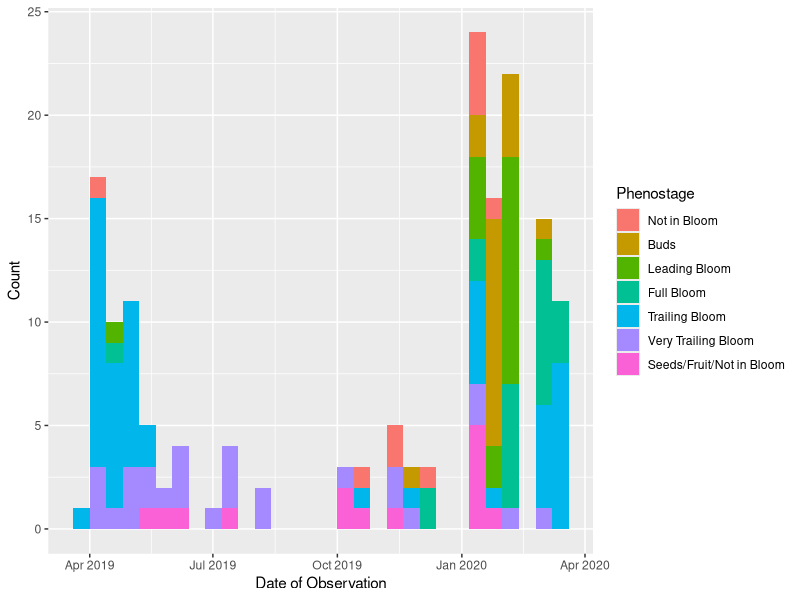
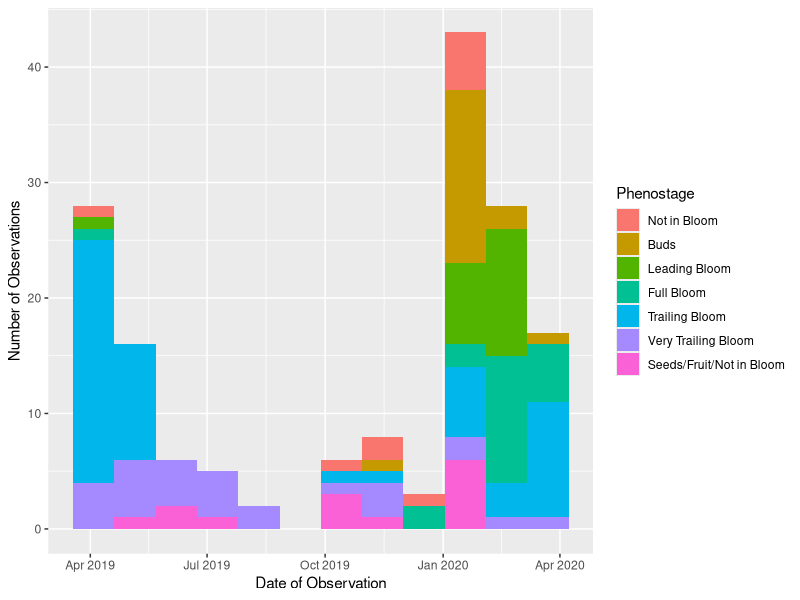
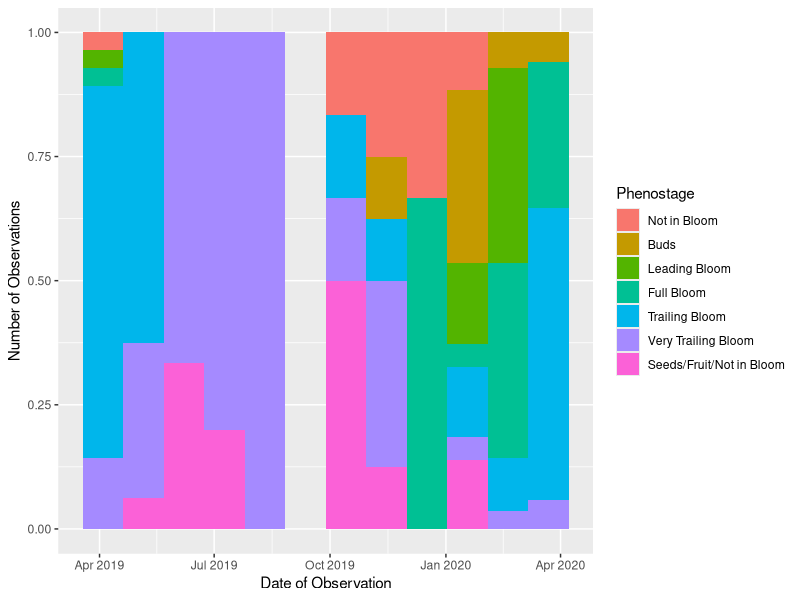
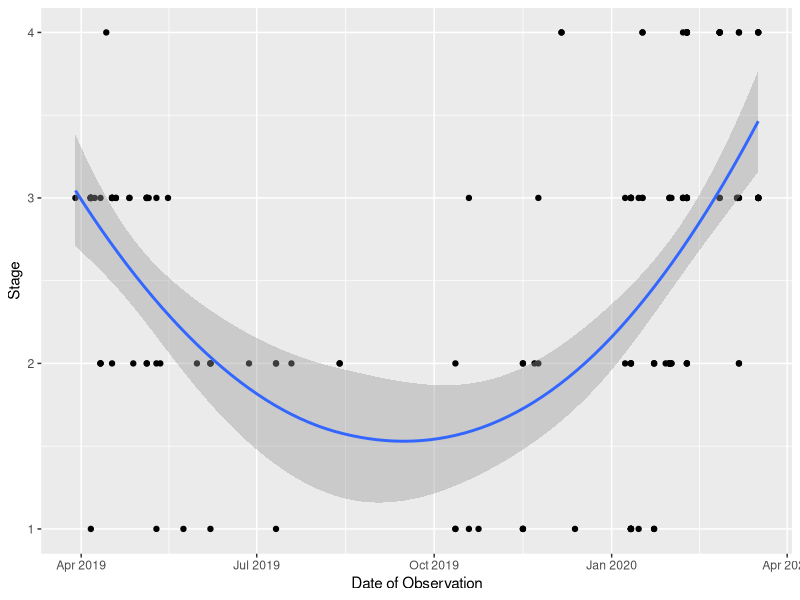
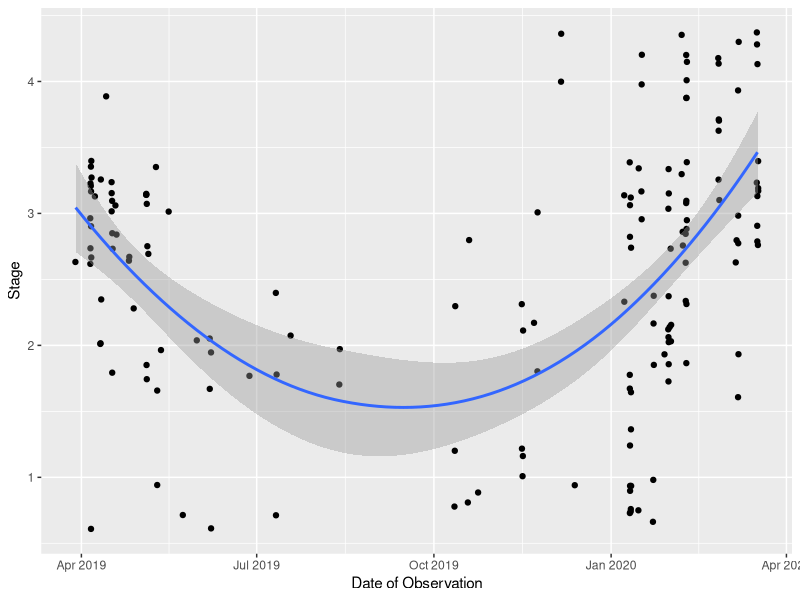
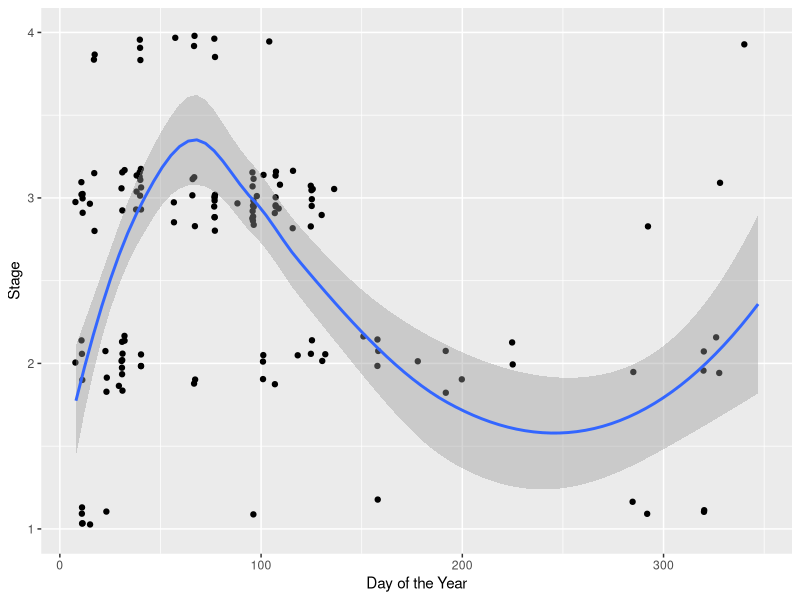

Here is the R script that generated these plots, in order:
## ---- chunk 1
bush1 <- read.csv("Encelia californica.csv")
library(zoo)
library(ggplot2)
library(lubridate)
#setting up the date columns to function correctly
bush1$day <- as.Date(bush1$Date, "%m/%d/%y")
bush1$doy <- yday(bush1$day)
#need to remove data that hasn't been asssed or after 2/4 entrily 
bush<- subset(bush1, bush1$day <"2020-04-19")
## ---- chunk 2
bush$parabola<- bush$Phenostage
bush$parabola<-as.character(bush$parabola)
bush$parabola[bush$parabola=="7"] <- "1"
bush$parabola[bush$parabola=="6"]<-"2"
bush$parabola[bush$parabola=="5"]<-"3"
bush$parabola<- as.numeric(bush$parabola)


bush$Phenostage <- as.factor(bush$Phenostage)
hist1_bush<-ggplot(data=bush, aes(x=day, fill=Phenostage)) +
  geom_histogram(position = "stack")
hist1_bush+
  ylab("Count")+
  xlab("Date of Observation") +
  scale_fill_discrete(name="Phenostage",
                         breaks=c("1", "2", "3","4","5","6","7"),
                         labels=c("Not in Bloom", "Buds", 
                                  "Leading Bloom", "Full Bloom",
                                  "Trailing Bloom", "Very Trailing Bloom", "Seeds/Fruit/Not in Bloom"))

#When bin = 12, the observations are grouped by approx 30 days ~ 1 month of data

hist2_bush<-ggplot(data=bush, aes(x=day, fill=Phenostage)) +
  geom_histogram(position = "stack", bins = 12)
hist2_bush +
  ylab("Number of Observations")+
  xlab("Date of Observation") +
  scale_fill_discrete(name="Phenostage",
                         breaks=c("1", "2", "3","4","5","6","7"),
                         labels=c("Not in Bloom", "Buds", 
                                  "Leading Bloom", "Full Bloom",
                                  "Trailing Bloom", "Very Trailing Bloom", "Seeds/Fruit/Not in Bloom"))

hist3_bush<-ggplot(data=bush, aes(x=day, fill=Phenostage)) +
  geom_histogram(position = "fill", bins = 12)
hist3_bush +
  ylab("Number of Observations")+
  xlab("Date of Observation") +
  scale_fill_discrete(name="Phenostage",
                         breaks=c("1", "2", "3","4","5","6","7"),
                         labels=c("Not in Bloom", "Buds", 
                                  "Leading Bloom", "Full Bloom",
                                  "Trailing Bloom", "Very Trailing Bloom", "Seeds/Fruit/Not in Bloom"))

## ---- chunk 3
bush_plot2 <- ggplot(bush, aes(x=day, y=parabola)) +
  geom_point() +
  geom_smooth(method="loess")
bush_plot2 +
  xlab("Date of Observation") +
  ylab("Stage")

#Like the bar graphs to show the relative number of observations. But like the graph as a visual representation. Tyring to combine the two. But does this jitter too much?
bush_plot3 <- ggplot(bush, aes(x=day, y=parabola)) +
  geom_point(position = "jitter") +
  geom_smooth(method="loess")
bush_plot3 +
  xlab("Date of Observation") +
  ylab("Stage")


#specifiy height of jitter instaed of deafult keeps the points closer together and emphazies the discretness more. a smaller height would get it even tighter but already losing some points to overlapping. I think I like this one the best :) 
bush_plot4 <- ggplot(bush, aes(x=doy, y=parabola)) +
  geom_jitter(height = .2) +
  geom_smooth(method="loess")
bush_plot4 +
  xlab("Day of the Year") +
  ylab("Stage") +ylim(1,4)

## ---- chunk 4
bush6<-bush[with(bush, order(doy)),]
bush6[match(unique(bush6$Phenostage), bush6$Phenostage),]
## ---- chunk 5
#now ordering the data frame backwards
bush7<-bush[with(bush, order(-doy)),]
#finding the first match of this data fram would be the last in doy occurance 
bush7[match(unique(bush7$Phenostage),bush7$Phenostage),]
